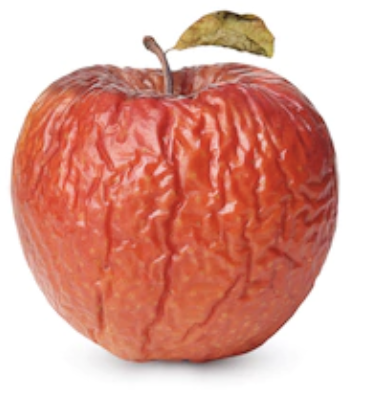
#> input picture apple_masking/Defenct_detection/bad_apple_img/Screen Shot 2018-06-07 at 2.15.20 PM.png, 368 x 396 px, found by its file name; its folder holds only this picture in this run
$ python T_colorspacing.py
#> lines starting #> are read from the running program, lines starting #| are printed output that depends on the picture
### apple_masking/Defenct_detection/programs/image_opener.py
import cv2 as cv
from matplotlib import image
import numpy as np
import os


# resizing images but also saving it ratio
def resizeimg(img, size, interpolation = cv.INTER_CUBIC):
  h, w = img.shape[:2]
  c = None if len(img.shape) < 3 else img.shape[2]
  if h == w: return cv.resize(img, (size, size), interpolation)
  if h > w: dif = h
  else:     dif = w
  x_pos = int((dif - w)/2.)
  y_pos = int((dif - h)/2.)
  if c is None:
    mask = np.zeros((dif, dif), dtype=img.dtype)
    mask[y_pos:y_pos+h, x_pos:x_pos+w] = img[:h, :w]
  else:
    mask = np.zeros((dif, dif, c), dtype=img.dtype)
    mask[y_pos:y_pos+h, x_pos:x_pos+w, :] = img[:h, :w, :]
  return cv.resize(mask, (size, size), interpolation)


#open all the images in a folder
def allimg(folder):
    image =load_images_from_folder(folder)
#> in load_images_from_folder, img is the input picture: shape (396, 368, 3); mean B, G, R 150.9, 163.4, 221.1
#> image = 1 item
    imlist=[]
    i = 0
    for img in image:
        name = "img" + str(i)
        imlist.append(resizeimg(img, 500))
#> this loop made 1 pass
#> (name, h in resizeimg, w in resizeimg, c in resizeimg, dif in resizeimg, x_pos in resizeimg, y_pos in resizeimg) on pass 1: ('img0', 396, 368, 3, 396, 14, 0)
#> after the loop, imlist = 1 item

    return imlist


# load_images_from_folder
def load_images_from_folder(folder):
    images = []
    for filename in os.listdir(folder):
        img = cv.imread(os.path.join(folder,filename))
        if img is not None:
            images.append(img)
    return images

### apple_masking/Defenct_detection/programs/T_colorspacing.py
import cv2 as cv
import numpy as np
import matplotlib.pyplot as plt
import image_opener as ip

def test(x):
    pass
# opening all the images from a folder
img_list = ip.allimg(r'apple_masking\Defenct_detection\bad_apple_img')
#> img_list = 1 item


# looping over all images

found_valiable = {}
i = 0
for img in img_list:
    # cv.imshow('img',img)

    # making window
    cv.namedWindow("window")
    cv.resizeWindow("window", 700, 400)

    # creating trackbars

    cv.createTrackbar("L h", "window", 0, 255, test)
    cv.createTrackbar("H h", "window", 255, 255, test)

    cv.createTrackbar("L s", "window", 0, 255, test)
    cv.createTrackbar("H s", "window", 255, 255, test)

    cv.createTrackbar("L v", "window", 0, 255,test)
    cv.createTrackbar("H v", "window", 255, 255,test)

    img2 = np.copy(img)
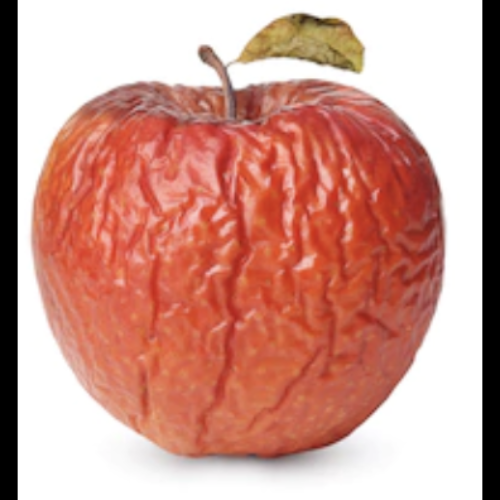
#> img2: shape (500, 500, 3); mean of channels 0, 1, 2 140.2, 151.8, 205.4; drawn as B, G, R
    hsv = cv.cvtColor(img2, cv.COLOR_BGR2HSV)
#> hsv: shape (500, 500, 3); mean H, S, V 8.9, 83.9, 205.5

    while True:

        k = cv.waitKey(1) & 0xFF
#> (key Esc is pressed here)
        # print("in loop")


        # filtering data
        lh = cv.getTrackbarPos("L h", 'window')
        hh = cv.getTrackbarPos("H h", 'window')

        hs = cv.getTrackbarPos("H s", 'window')
        ls = cv.getTrackbarPos("L s", 'window')

        hv = cv.getTrackbarPos("H v", 'window')
        lv = cv.getTrackbarPos("L v", 'window')

        lower_rot = np.array([lh, ls, lv])
        upper_rot = np.array([hh, hs, hv])
        mask_rot = cv.inRange(hsv, lower_rot, upper_rot)
#> mask_rot: shape (500, 500); every value is 255
        cv.imshow("mask", mask_rot)


        # masked_rotten = cv.bitwise_and(img, img, mask=mask_rot)
        img2 = np.copy(img)
        img2[mask_rot == 0] = 0

        hsv2 = cv.cvtColor(img2, cv.COLOR_BGR2HSV)

        gray = cv.cvtColor(img2, cv.COLOR_BGR2GRAY)
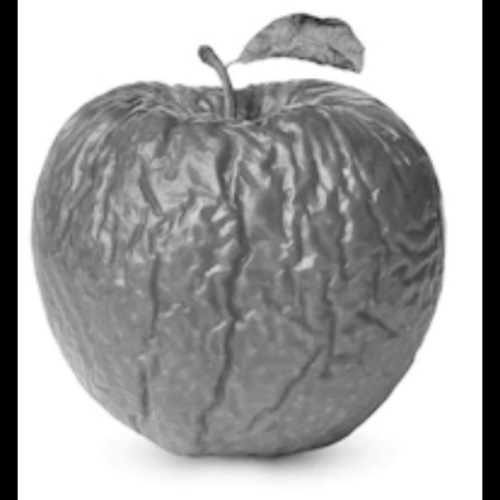
#> gray: shape (500, 500); min 0, max 255, mean 166.5
        #    hsv2[:,:,2] = gray


        cv.imshow('frame', img2)


        if k == 27:
            found_valiable[i] = ((hh,hs,hv),(lh,ls,lv))
            i += 1
            break


    cv.waitKey(2200)
    cv.destroyAllWindows()

print("----------------------------------------------------------------")
print()
print()
print(found_valiable)
print()
print()

$ run again, on apple_masking/Defenct_detection/bad_apple_img/Screen Shot 2018-06-07 at 2.23.24 PM.png
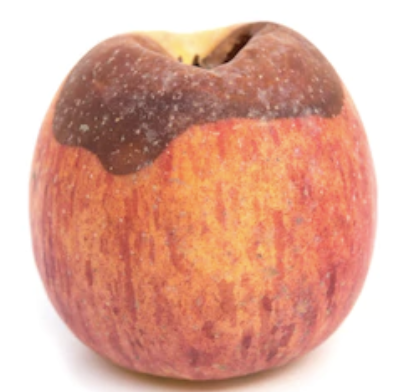
#> input picture apple_masking/Defenct_detection/bad_apple_img/Screen Shot 2018-06-07 at 2.23.24 PM.png, 404 x 392 px, found by its file name
#> in load_images_from_folder, img is the input picture: shape (392, 404, 3); mean B, G, R 152.6, 169.9, 222
#> image = 1 item
#> the loop in allimg, `for img in image:` made 1 pass
#> (name, h in resizeimg, w in resizeimg, c in resizeimg, dif in resizeimg, x_pos in resizeimg, y_pos in resizeimg) on pass 1: ('img0', 392, 404, 3, 404, 0, 6)
#> `img2 = np.copy(img)`:
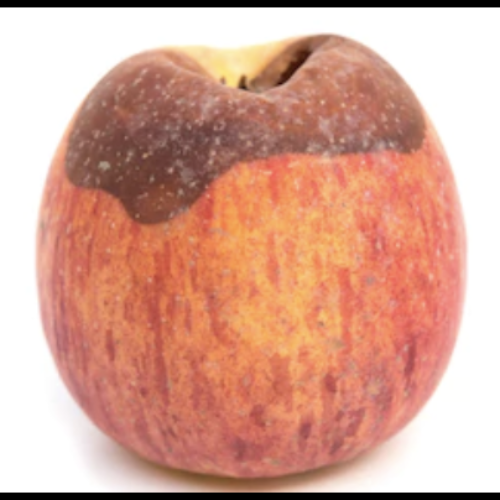
#> img2: shape (500, 500, 3); mean of channels 0, 1, 2 148, 164.7, 215.3; drawn as B, G, R
#> hsv: shape (500, 500, 3); mean H, S, V 7.7, 82.6, 215.3
#> mask_rot: shape (500, 500); every value is 255
#> `gray = cv.cvtColor(img2, cv.COLOR_BGR2GRAY)`:
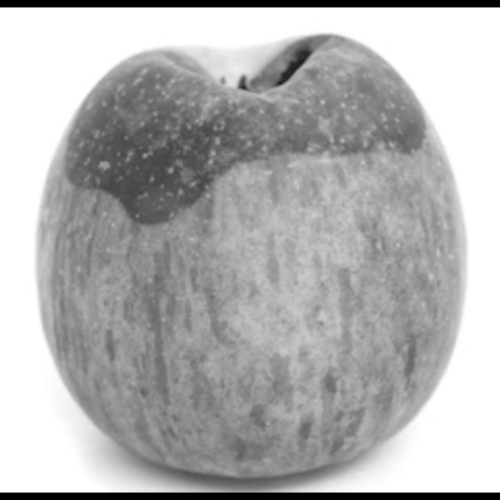
#> gray: shape (500, 500); min 0, max 255, mean 177.9

$ run again, on apple_masking/Defenct_detection/bad_apple_img/Screen Shot 2018-06-07 at 2.23.51 PM.png
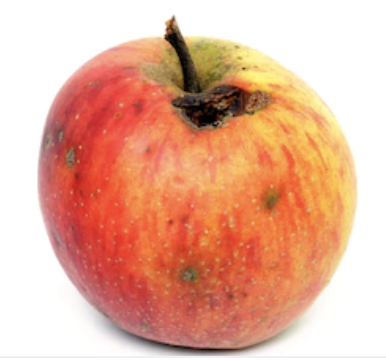
#> input picture apple_masking/Defenct_detection/bad_apple_img/Screen Shot 2018-06-07 at 2.23.51 PM.png, 386 x 360 px, found by its file name
#> in load_images_from_folder, img is the input picture: shape (360, 386, 3); mean B, G, R 154.4, 176.7, 229.9
#> image = 1 item
#> the loop in allimg, `for img in image:` made 1 pass
#> (name, h in resizeimg, w in resizeimg, c in resizeimg, dif in resizeimg, x_pos in resizeimg, y_pos in resizeimg) on pass 1: ('img0', 360, 386, 3, 386, 0, 13)
#> `img2 = np.copy(img)`:
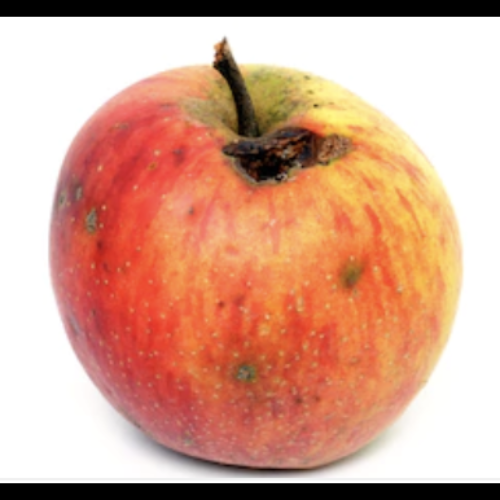
#> img2: shape (500, 500, 3); mean of channels 0, 1, 2 144, 164.8, 214.4; drawn as B, G, R
#> hsv: shape (500, 500, 3); mean H, S, V 14, 83.8, 214.4
#> mask_rot: shape (500, 500); every value is 255
#> `gray = cv.cvtColor(img2, cv.COLOR_BGR2GRAY)`:
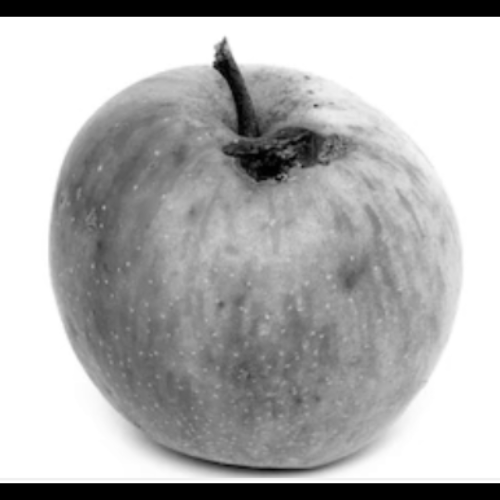
#> gray: shape (500, 500); min 0, max 255, mean 177.3

$ run again, on apple_masking/Defenct_detection/bad_apple_img/Screen Shot 2018-06-07 at 2.33.47 PM.png
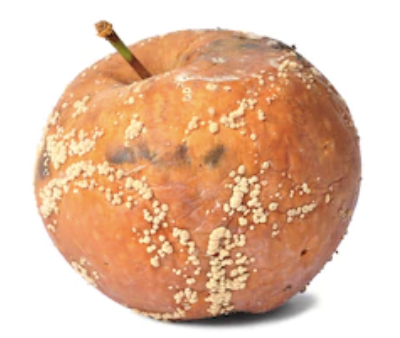
#> input picture apple_masking/Defenct_detection/bad_apple_img/Screen Shot 2018-06-07 at 2.33.47 PM.png, 400 x 338 px, found by its file name
#> in load_images_from_folder, img is the input picture: shape (338, 400, 3); mean B, G, R 166, 191.1, 227.7
#> image = 1 item
#> the loop in allimg, `for img in image:` made 1 pass
#> (name, h in resizeimg, w in resizeimg, c in resizeimg, dif in resizeimg, x_pos in resizeimg, y_pos in resizeimg) on pass 1: ('img0', 338, 400, 3, 400, 0, 31)
#> `img2 = np.copy(img)`:
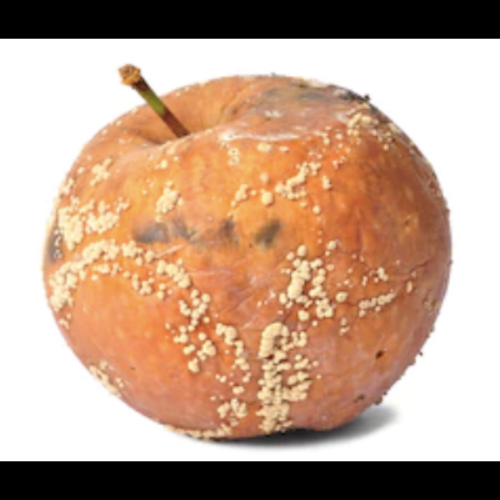
#> img2: shape (500, 500, 3); mean of channels 0, 1, 2 140.2, 161.4, 192.4; drawn as B, G, R
#> hsv: shape (500, 500, 3); mean H, S, V 8.7, 63.7, 192.5
#> mask_rot: shape (500, 500); every value is 255
#> `gray = cv.cvtColor(img2, cv.COLOR_BGR2GRAY)`:
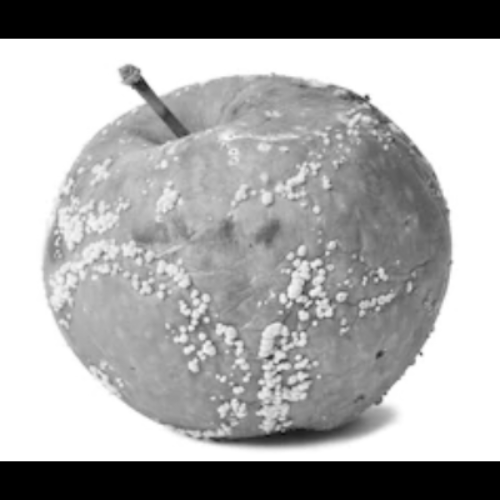
#> gray: shape (500, 500); min 0, max 255, mean 168.3

$ run again, on apple_masking/Defenct_detection/bad_apple_img/Screen Shot 2018-06-07 at 2.17.15 PM.png
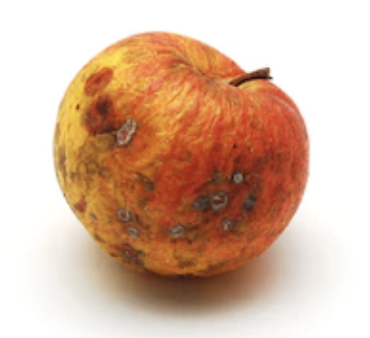
#> input picture apple_masking/Defenct_detection/bad_apple_img/Screen Shot 2018-06-07 at 2.17.15 PM.png, 370 x 338 px, found by its file name
#> in load_images_from_folder, img is the input picture: shape (338, 370, 3); mean B, G, R 161.6, 182.7, 216.1
#> image = 1 item
#> the loop in allimg, `for img in image:` made 1 pass
#> (name, h in resizeimg, w in resizeimg, c in resizeimg, dif in resizeimg, x_pos in resizeimg, y_pos in resizeimg) on pass 1: ('img0', 338, 370, 3, 370, 0, 16)
#> `img2 = np.copy(img)`:
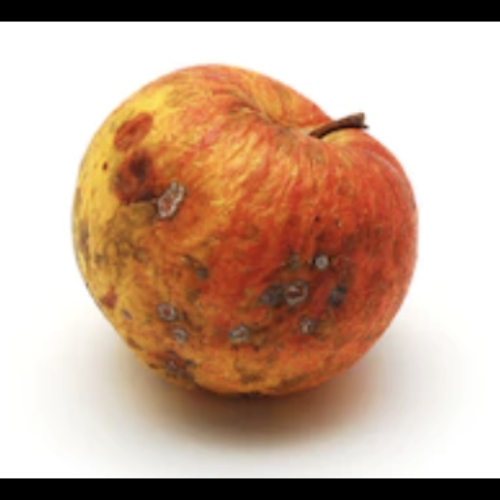
#> img2: shape (500, 500, 3); mean of channels 0, 1, 2 147.6, 166.8, 197.4; drawn as B, G, R
#> hsv: shape (500, 500, 3); mean H, S, V 9.7, 72.1, 197.4
#> mask_rot: shape (500, 500); every value is 255
#> `gray = cv.cvtColor(img2, cv.COLOR_BGR2GRAY)`:
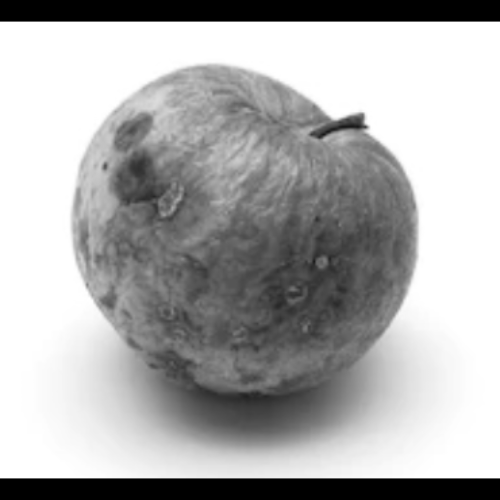
#> gray: shape (500, 500); min 0, max 255, mean 173.8
